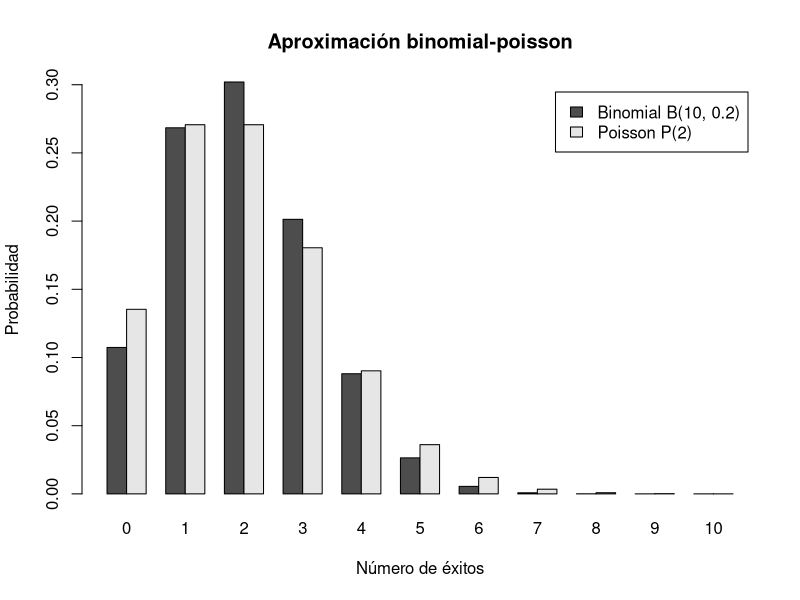
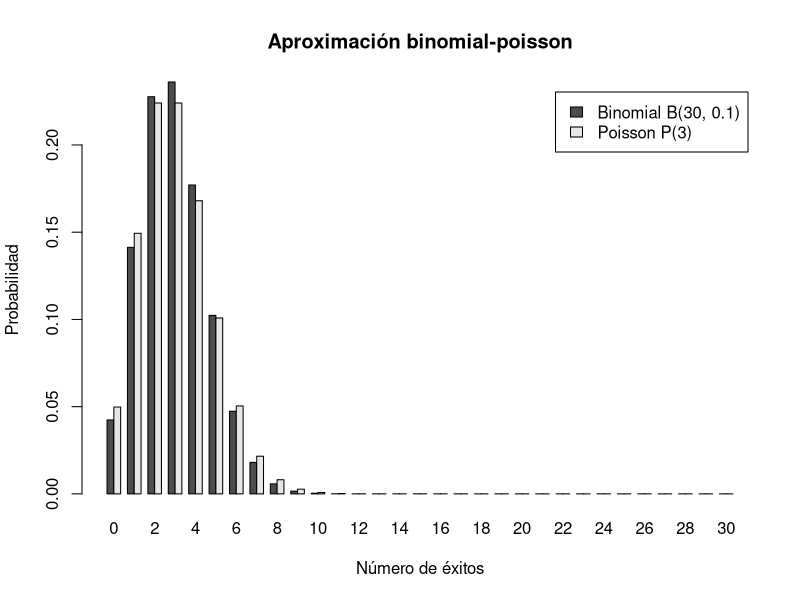
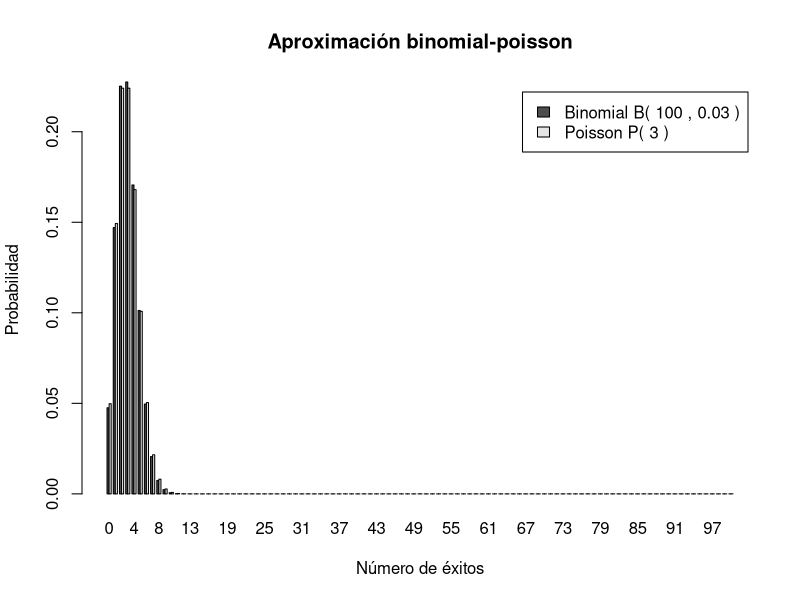
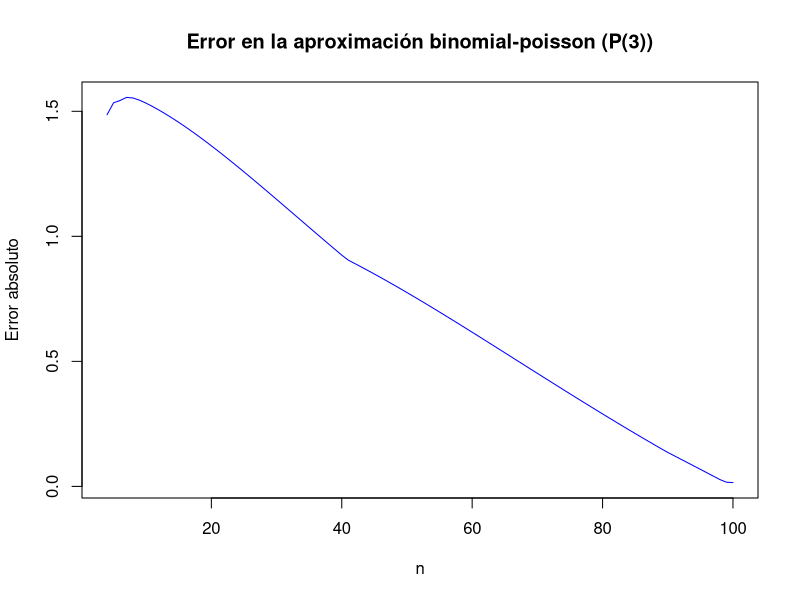

These figures' R source, in order:
n <- 10
p <- 0.2
lambda <- n * p

x <- 0:n
prob_binom <- dbinom(x, n, p)
prob_poisson <- dpois(x, lambda)

# Gráfico de barras
barplot(rbind(prob_binom, prob_poisson), beside = TRUE, names.arg = x, 
        legend.text = c("Binomial B(10, 0.2)", "Poisson P(2)"),
        xlab = "Número de éxitos", ylab = "Probabilidad",
        main = "Aproximación binomial-poisson")

n <- 30
p <- 0.1
lambda <- n * p

x <- 0:n
prob_binom <- dbinom(x, n, p)
prob_poisson <- dpois(x, lambda)

# Gráfico de barras
barplot(rbind(prob_binom, prob_poisson), beside = TRUE, names.arg = x,
        legend.text = c("Binomial B(30, 0.1)", "Poisson P(3)"),
        xlab = "Número de éxitos", 
        ylab = "Probabilidad", main = "Aproximación binomial-poisson")

approx_binomial_poisson <- function(n, p) {
  lambda <- n * p
  x <- 0:n
  prob_binom <- dbinom(x, n, p)
  prob_poisson <- dpois(x, lambda)

  # Gráfico de barras
  barplot(rbind(prob_binom, prob_poisson), beside = TRUE, names.arg = x, 
          legend.text = c(paste("Binomial B(", n, ",", p, ")"),
          paste("Poisson P(", round(lambda, 2), ")")),
          xlab = "Número de éxitos", ylab = "Probabilidad",
          main = "Aproximación binomial-poisson")
}

# Aproximación para B(100, 0.03)
approx_binomial_poisson(100, 0.03)

n_values <- 4:100
error_values <- numeric(length(n_values))

for (i in 1:length(n_values)) {
  n <- n_values[i]
  p <- 0.03  # Valor de p fijo
  lambda <- 3  # Valor de lambda fijo

  prob_binom <- dbinom(0:n, n, p)
  prob_poisson <- dpois(0:n, lambda)

  error_values[i] <- sum(abs(prob_binom - prob_poisson))
}

plot(n_values, error_values, type = "l", xlab = "n", ylab = "Error absoluto",
     main = "Error en la aproximación binomial-poisson (P(3))", col = "blue")
